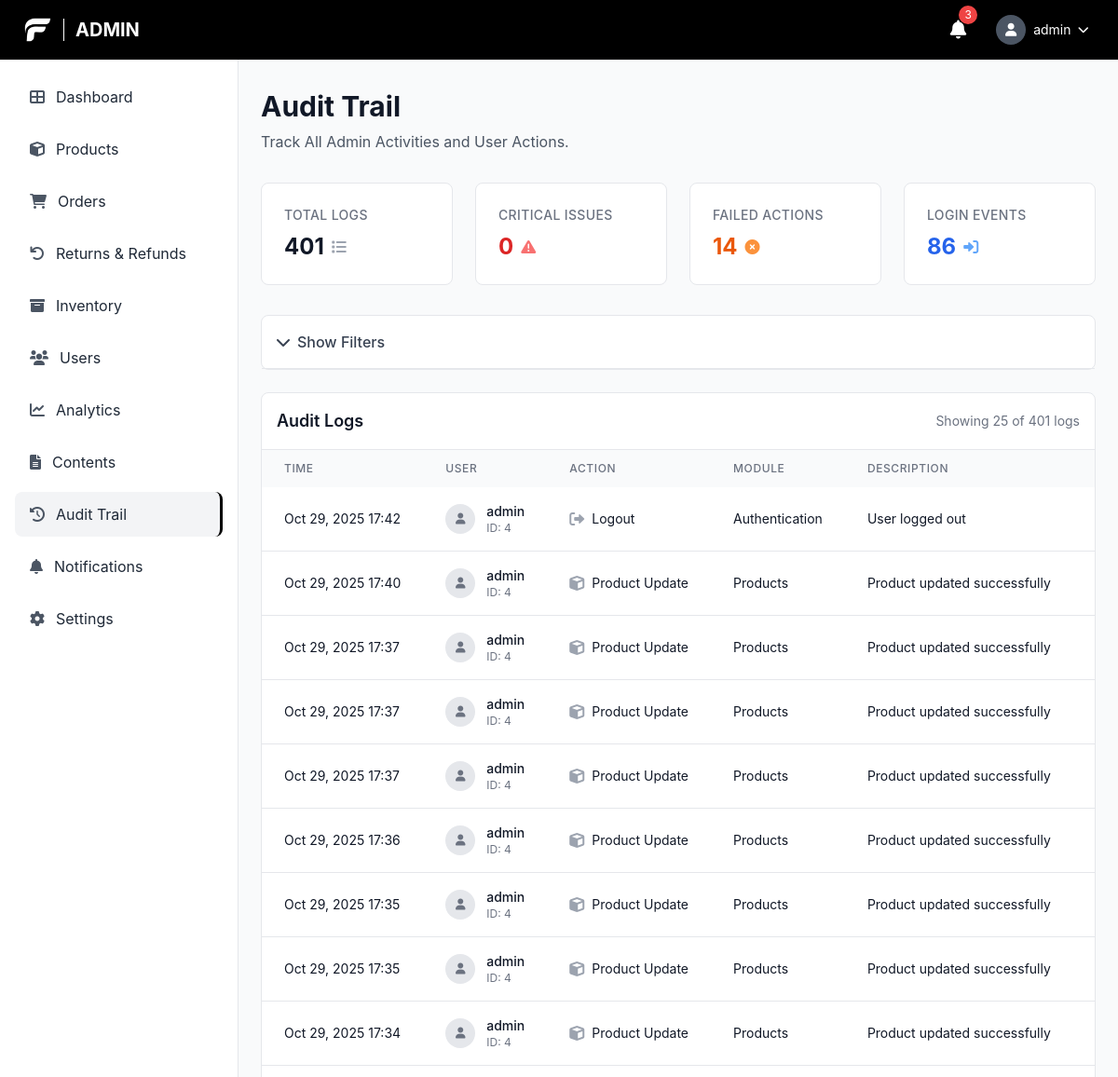
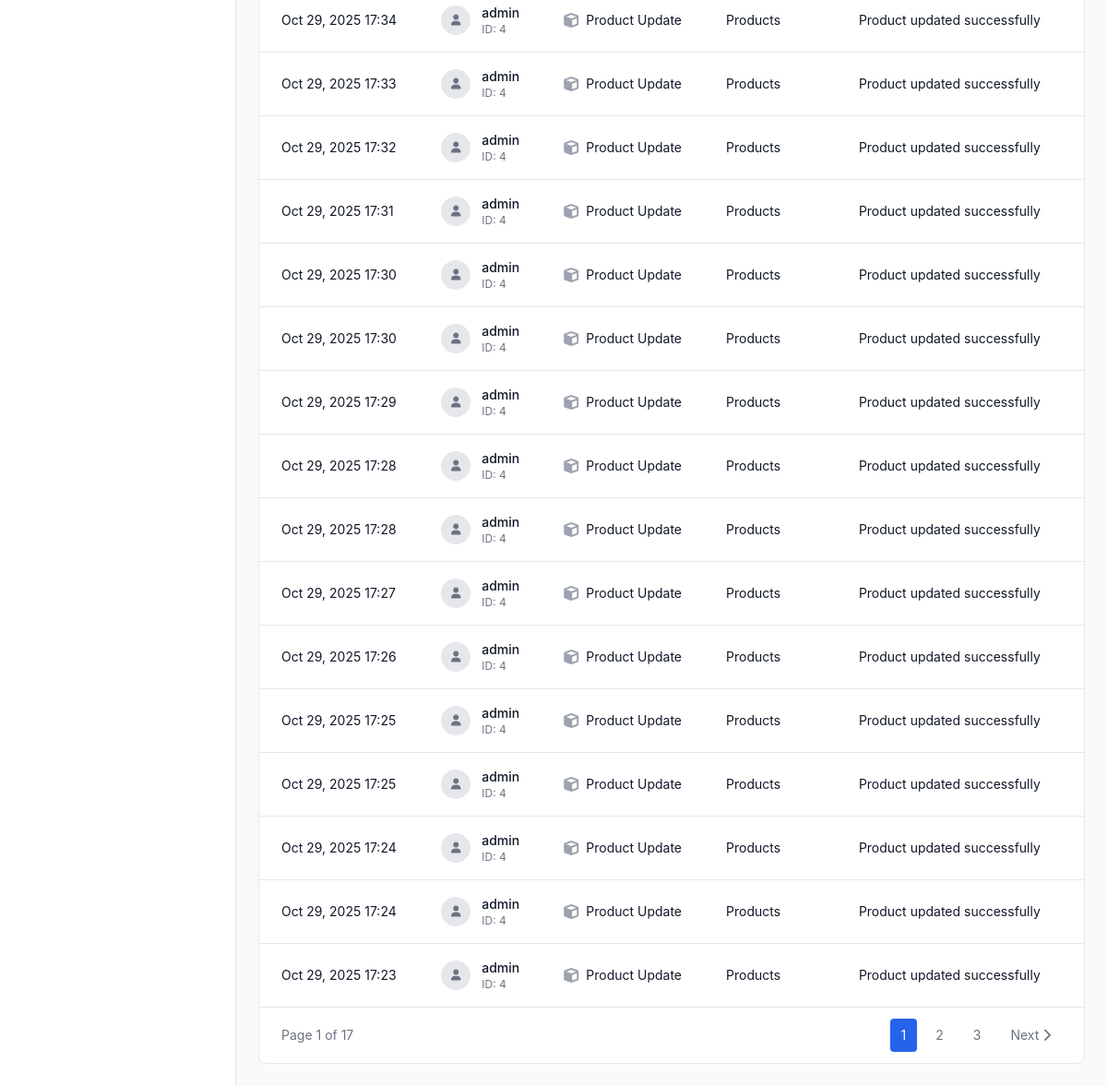
/admin/audit_logs.php (signed in), run on the app's committed database (2 pictures, top to bottom).
### tables this page shows
CREATE TABLE `audit_logs` (
  `audit_id` bigint(20) UNSIGNED NOT NULL,
  `user_id` bigint(20) UNSIGNED DEFAULT NULL COMMENT 'ID of the user who performed the action',
  `username` varchar(100) DEFAULT NULL COMMENT 'Username for quick reference',
  `action_type` enum('login_success','login_failed','logout','password_change','password_reset_request','password_reset_complete','profile_update','user_create','user_update','user_delete','user_status_change','product_create','product_update','product_delete','product_status_change','inventory_adjustment','order_create','order_update','order_status_change','order_cancel','order_refund','payment_process','payment_refund','promo_create','promo_update','promo_delete','promo_status_change','category_create','category_update','category_delete','subcategory_create','subcategory_update','subcategory_delete','shipping_fee_update','system_settings_change','admin_access','data_export','data_import','content_create','content_update','content_delete','content_archive','content_publish','other') NOT NULL COMMENT 'Type of action performed',
  `module` varchar(50) NOT NULL COMMENT 'Module/feature where action occurred (e.g., users, products, orders)',
  `description` text NOT NULL COMMENT 'Detailed description of the action',
  `old_values` longtext DEFAULT NULL COMMENT 'JSON of old values before change',
  `new_values` longtext DEFAULT NULL COMMENT 'JSON of new values after change',
  `ip_address` varchar(45) DEFAULT NULL COMMENT 'IP address of the user',
  `user_agent` text DEFAULT NULL COMMENT 'User agent string',
  `reference_id` bigint(20) UNSIGNED DEFAULT NULL COMMENT 'ID of the record being modified (e.g., product_id, order_id)',
  `reference_type` varchar(50) DEFAULT NULL COMMENT 'Type of reference (e.g., product, order, user)',
  `severity` enum('low','medium','high','critical') NOT NULL DEFAULT 'low' COMMENT 'Severity level of the action',
  `status` enum('success','failed','warning') NOT NULL DEFAULT 'success' COMMENT 'Status of the action',
  `created_at` timestamp NOT NULL DEFAULT current_timestamp()
);

### admin/audit_logs.php (the view, shortened to what the rows shown need)
<?php
require_once '../config/database.php';
require_once '../config/audit_logger.php';
$auditLogger = new AuditLogger();
$auditLogger->logAdminAccess('Viewed audit logs', 'Accessed audit trail page');
$filters = [
    'user_id' => $_GET['user_id'] ?? '',
    'action_type' => $_GET['action_type'] ?? '',
    'module' => $_GET['module'] ?? '',
    'severity' => $_GET['severity'] ?? '',
    'date_from' => $_GET['date_from'] ?? '',
    'date_to' => $_GET['date_to'] ?? '',
    'search' => $_GET['search'] ?? ''
];
$filters = array_filter($filters, function($value) {
    return $value !== '';
});
$page = max(1, (int)($_GET['page'] ?? 1));
$limit = 25;
$offset = ($page - 1) * $limit;
$logs = $auditLogger->getLogs($filters, $limit, $offset);
function getActionTypeIcon($actionType) {
    if (strpos($actionType, 'logout') !== false) return 'fas fa-sign-out-alt';
    if (strpos($actionType, 'product') !== false) return 'fas fa-cube';
    return 'fas fa-circle';
}
?>
<!DOCTYPE html>
<html lang="en">
<head>
    <script src="https://cdn.tailwindcss.com"></script>
    <link href="https://cdnjs.cloudflare.com/ajax/libs/font-awesome/6.0.0/css/all.min.css" rel="stylesheet">
    <link rel="stylesheet" href="../css/style.css">
</head>
<body class="font-body bg-gray-50">
    <header class="bg-black text-white fixed top-0 left-0 right-0 z-50 h-16 flex items-center justify-between px-6">
        <div class="flex items-center space-x-3">
            <h1 class="text-xl font-bold uppercase">Admin</h1>
        </div>
    </header>
    <main class="ml-64 pt-16 pb-6 px-6 pt-24">
        <div class="mb-8">
            <h1 class="text-3xl font-bold text-gray-900 mb-2">Audit Trail</h1>
        </div>
        <div class="bg-white rounded-lg border border-gray-200 overflow-hidden">
            <?php if (empty($logs)): ?>
                <div class="text-center py-12">
                    <i class="fas fa-history text-4xl text-gray-300 mb-4"></i>
                    <p class="text-gray-500 text-lg">No audit logs found</p>
                    <p class="text-gray-400 text-sm">Try adjusting your filters or check back later</p>
                </div>
            <?php else: ?>
                <div class="overflow-x-auto">
                    <table class="w-full">
                        <thead class="bg-gray-50">
                            <tr>
                                <th class="px-6 py-3 text-left text-xs font-medium text-gray-500 uppercase tracking-wider">Time</th>
                                <th class="px-6 py-3 text-left text-xs font-medium text-gray-500 uppercase tracking-wider">User</th>
                                <th class="px-6 py-3 text-left text-xs font-medium text-gray-500 uppercase tracking-wider">Action</th>
                                <th class="px-6 py-3 text-left text-xs font-medium text-gray-500 uppercase tracking-wider">Module</th>
                                <th class="px-6 py-3 text-left text-xs font-medium text-gray-500 uppercase tracking-wider">Description</th>
                                <th class="px-6 py-3 text-left text-xs font-medium text-gray-500 uppercase tracking-wider">Severity</th>
                            </tr>
                        </thead>
                        <tbody class="bg-white divide-y divide-gray-200">
                            <?php foreach ($logs as $log): ?>
                                <tr class="log-row">
                                    <td class="px-6 py-4 whitespace-nowrap text-sm text-gray-900">
                                        <?php echo date('M j, Y H:i', strtotime($log['created_at'])); ?>
                                    </td>
                                    <td class="px-6 py-4 whitespace-nowrap">
                                        <div class="flex items-center">
                                            <div class="w-8 h-8 bg-gray-200 rounded-full flex items-center justify-center mr-3">
                                                <i class="fas fa-user text-gray-500 text-xs"></i>
                                            </div>
                                            <div>
                                                <div class="text-sm font-medium text-gray-900">
                                                    <?php echo htmlspecialchars($log['username'] ?: 'System'); ?>
                                                </div>
                                                <div class="text-xs text-gray-500">
                                                    ID: <?php echo $log['user_id'] ?: 'N/A'; ?>
                                                </div>
                                            </div>
                                        </div>
                                    </td>
                                    <td class="px-6 py-4 whitespace-nowrap">
                                        <div class="flex items-center">
                                            <i class="<?php echo getActionTypeIcon($log['action_type']); ?> text-gray-400 mr-2"></i>
                                            <span class="text-sm text-gray-900">
                                                <?php echo ucwords(str_replace('_', ' ', $log['action_type'])); ?>
                                            </span>
                                        </div>
                                    </td>
                                    <td class="px-6 py-4 whitespace-nowrap text-sm text-gray-900">
                                        <?php echo ucwords(str_replace('_', ' ', $log['module'])); ?>
                                    </td>
                                    <td class="px-6 py-4 text-sm text-gray-900 max-w-xs truncate">
                                        <?php echo htmlspecialchars($log['description']); ?>
                                    </td>
                                    <td class="px-6 py-4 whitespace-nowrap">
                                    </td>
                                </tr>
                            <?php endforeach; ?>
                        </tbody>
                    </table>
                </div>
            <?php endif; ?>
        </div>
    </main>
</body>
</html>

### data on the page
audit_logs: created_at "Oct 29, 2025 17:42", username "admin", user "4", action_type "Logout", module "Authentication", description "User logged out"
audit_logs: created_at "Oct 29, 2025 17:40", username "admin", user "4", action_type "Product Update", module "Products", description "Product updated successfully"
audit_logs: created_at "Oct 29, 2025 17:37", username "admin", user "4", action_type "Product Update", module "Products", description "Product updated successfully"
audit_logs: created_at "Oct 29, 2025 17:37", username "admin", user "4", action_type "Product Update", module "Products", description "Product updated successfully"
audit_logs: created_at "Oct 29, 2025 17:37", username "admin", user "4", action_type "Product Update", module "Products", description "Product updated successfully"
audit_logs: created_at "Oct 29, 2025 17:36", username "admin", user "4", action_type "Product Update", module "Products", description "Product updated successfully"
audit_logs: created_at "Oct 29, 2025 17:35", username "admin", user "4", action_type "Product Update", module "Products", description "Product updated successfully"
audit_logs: created_at "Oct 29, 2025 17:35", username "admin", user "4", action_type "Product Update", module "Products", description "Product updated successfully"
audit_logs: created_at "Oct 29, 2025 17:34", username "admin", user "4", action_type "Product Update", module "Products", description "Product updated successfully"
audit_logs: created_at "Oct 29, 2025 17:34", username "admin", user "4", action_type "Product Update", module "Products", description "Product updated successfully"
audit_logs: created_at "Oct 29, 2025 17:33", username "admin", user "4", action_type "Product Update", module "Products", description "Product updated successfully"
audit_logs: created_at "Oct 29, 2025 17:32", username "admin", user "4", action_type "Product Update", module "Products", description "Product updated successfully"
audit_logs: created_at "Oct 29, 2025 17:31", username "admin", user "4", action_type "Product Update", module "Products", description "Product updated successfully"
audit_logs: created_at "Oct 29, 2025 17:30", username "admin", user "4", action_type "Product Update", module "Products", description "Product updated successfully"
audit_logs: created_at "Oct 29, 2025 17:30", username "admin", user "4", action_type "Product Update", module "Products", description "Product updated successfully"
audit_logs: created_at "Oct 29, 2025 17:29", username "admin", user "4", action_type "Product Update", module "Products", description "Product updated successfully"
audit_logs: created_at "Oct 29, 2025 17:28", username "admin", user "4", action_type "Product Update", module "Products", description "Product updated successfully"
audit_logs: created_at "Oct 29, 2025 17:28", username "admin", user "4", action_type "Product Update", module "Products", description "Product updated successfully"
audit_logs: created_at "Oct 29, 2025 17:27", username "admin", user "4", action_type "Product Update", module "Products", description "Product updated successfully"
audit_logs: created_at "Oct 29, 2025 17:26", username "admin", user "4", action_type "Product Update", module "Products", description "Product updated successfully"
audit_logs: created_at "Oct 29, 2025 17:25", username "admin", user "4", action_type "Product Update", module "Products", description "Product updated successfully"
audit_logs: created_at "Oct 29, 2025 17:25", username "admin", user "4", action_type "Product Update", module "Products", description "Product updated successfully"
audit_logs: created_at "Oct 29, 2025 17:24", username "admin", user "4", action_type "Product Update", module "Products", description "Product updated successfully"
audit_logs: created_at "Oct 29, 2025 17:24", username "admin", user "4", action_type "Product Update", module "Products", description "Product updated successfully"
audit_logs: created_at "Oct 29, 2025 17:23", username "admin", user "4", action_type "Product Update", module "Products", description "Product updated successfully"

### other printed values
$_SESSION['username'] "admin"
$item['text'] "Dashboard"
$item['text'] "Products"
$item['text'] "Orders"
$item['text'] "Returns & Refunds"
$item['text'] "Inventory"
$item['text'] "Users"
$item['text'] "Analytics"
$item['text'] "Contents"
$item['text'] "Audit Trail"
$item['text'] "Notifications"
$item['text'] "Settings"
$stats['total_logs'] "401"
$stats['critical_logs'] "0"
$stats['failed_logs'] "14"
